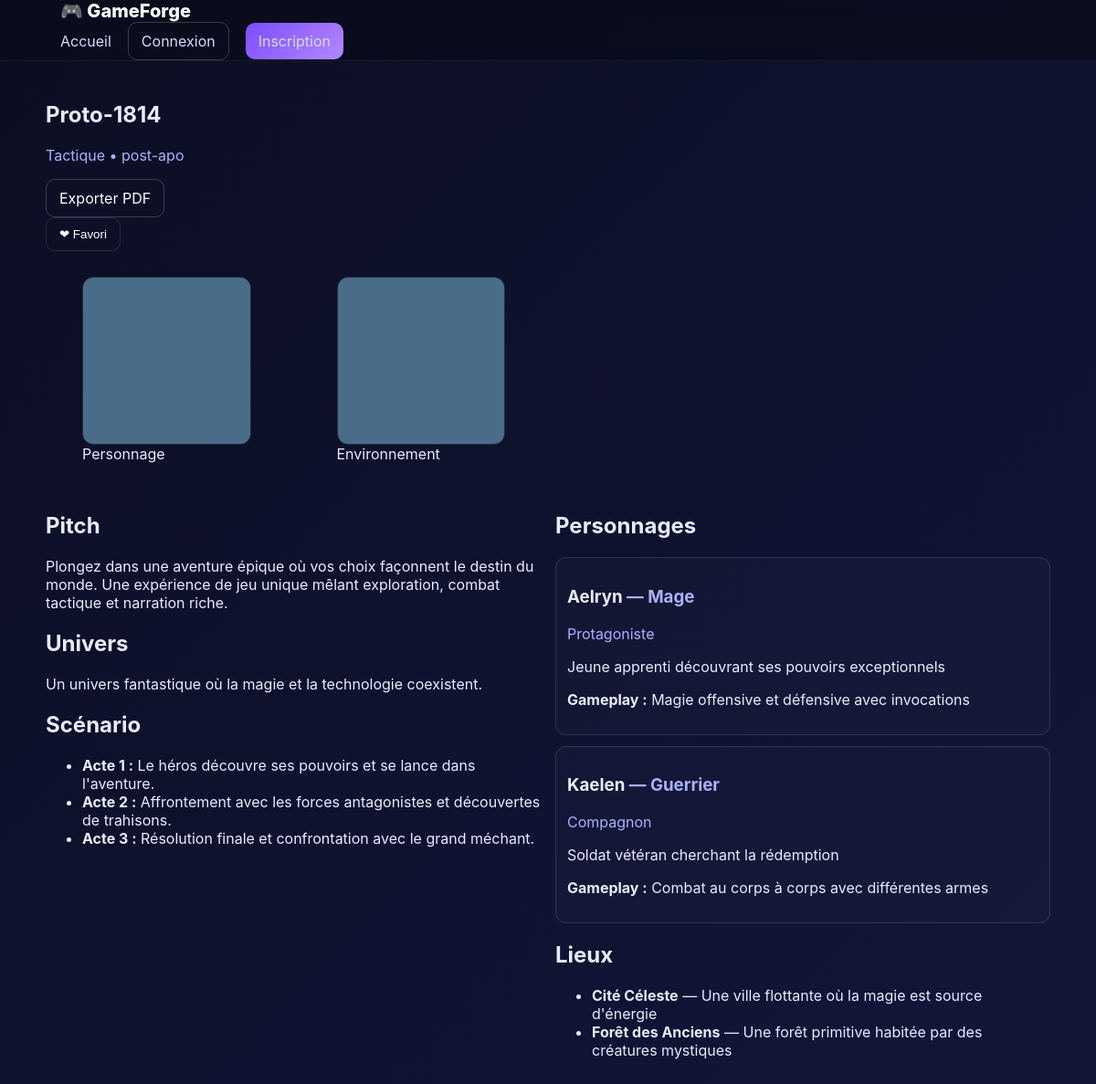
The app's page /project/proto-1814-1756305694/ with its own data.
### core/models.py (models this page shows, shortened)
class GameProject(models.Model):
    author = models.ForeignKey(User, on_delete=models.CASCADE, related_name="projects")
    title = models.CharField(max_length=200)
    slug = models.SlugField(max_length=220, unique=True, blank=True)
    genre = models.CharField(max_length=100)
    ambiance = models.CharField(max_length=200, blank=True)
    keywords = models.TextField(blank=True)
    references = models.TextField(blank=True)
    is_public = models.BooleanField(default=False)
    generated = models.JSONField(null=True, blank=True)
    image_character = models.ImageField(upload_to="generated/characters/", null=True, blank=True)
    image_environment = models.ImageField(upload_to="generated/environments/", null=True, blank=True)
    created_at = models.DateTimeField(auto_now_add=True)
    updated_at = models.DateTimeField(auto_now=True)

### core/views.py (the view)
# urls.py: path("project/<slug:slug>/", views.ProjectDetailView.as_view(), name="project_detail"),
class ProjectDetailView(DetailView):
    model = GameProject
    template_name = "core/project_detail.html"
    slug_field = "slug"

### core/templates/core/project_detail.html (shortened to what this page needs)
{% extends "core/base.html" %}
{% block content %}
<article class="detail">
  <header class="detail-head">
    <div>
      <h1>{{ object.title }}</h1>
      <p class="muted">{{ object.genre }} • {{ object.ambiance }}</p>
      <div class="actions">
        <a class="btn ghost" href="{% url 'core:export_pdf' object.slug %}">Exporter PDF</a>
        <form method="post" action="{% url 'core:toggle_favorite' object.slug %}">
          <button class="btn">❤ Favori</button>
        </form>
      </div>
    </div>
  </header>
  <section class="gallery">
    {% if object.image_character %}
      <figure><img src="{{ object.image_character.url }}" alt="Concept personnage"><figcaption>Personnage</figcaption></figure>
    {% endif %}
    {% if object.image_environment %}
      <figure><img src="{{ object.image_environment.url }}" alt="Concept environnement"><figcaption>Environnement</figcaption></figure>
    {% endif %}
  </section>
  <section class="grid-2">
    <div>
      <h2>Pitch</h2>
      <p>{{ object.generated.pitch|default:"(non généré pour l’instant)" }}</p>
      <h2>Univers</h2>
      <p>{{ object.generated.universe|default:"(non généré)" }}</p>
      <h2>Scénario</h2>
      {% if object.generated.scenario %}
        <ul class="list">
          <li><strong>Acte 1 :</strong> {{ object.generated.scenario.act1 }}</li>
          <li><strong>Acte 2 :</strong> {{ object.generated.scenario.act2 }}</li>
          <li><strong>Acte 3 :</strong> {{ object.generated.scenario.act3 }}</li>
        </ul>
      {% else %}
        <p class="muted">(non généré)</p>
      {% endif %}
    </div>
    <div>
      <h2>Personnages</h2>
      {% if object.generated.characters %}
        <div class="cards">
          {% for c in object.generated.characters %}
          <div class="chip">
            <h3>{{ c.name }} <span class="muted">— {{ c.class }}</span></h3>
            <p class="muted">{{ c.role }}</p>
            <p>{{ c.background }}</p>
            <p><strong>Gameplay :</strong> {{ c.gameplay }}</p>
          </div>
          {% endfor %}
        </div>
      {% else %}
        <p class="muted">(non généré)</p>
      {% endif %}
      <h2>Lieux</h2>
      {% if object.generated.locations %}
        <ul class="list">
          {% for l in object.generated.locations %}
          <li><strong>{{ l.name }}</strong> — {{ l.description }}</li>
          {% endfor %}
        </ul>
      {% else %}
        <p class="muted">(non généré)</p>
      {% endif %}
    </div>
  </section>
</article>
{% endblock %}

### static/css/app.css (style rules this page uses)
:root { --bg:#0f1226; --panel:#15193a; --card:#1a1f4a; --text:#e9ebff; --muted:#aab1ff; --primary:#7c4dff; --primary-2:#b388ff; --accent:#00e5ff; --ok:#00e676; --danger:#ff5252; --ring: rgba(124,77,255,.35); }
* { box-sizing:border-box }
html,body { margin:0;padding:0;background:linear-gradient(135deg,#0b0e22,#12163a);color:var(--text);font-family:Inter,system-ui,Segoe UI,Arial,sans-serif }
a { color:var(--accent);text-decoration:none }
.btn { display:inline-flex;align-items:center;gap:8px;padding:10px 14px;border-radius:10px;border:1px solid rgba(255,255,255,.12);background:transparent;color:#fff;cursor:pointer;transition:.2s }
.btn.ghost { border:1px solid rgba(255,255,255,.2) }
.muted { color:var(--muted) }
.detail-head { display:flex;gap:18px;align-items:center;margin-bottom:12px }
.gallery { display:grid;grid-template-columns:repeat(auto-fill,minmax(260px,1fr));gap:14px;margin:12px 0 18px }
.gallery img { width:100%;display:block;border-radius:12px;border:1px solid rgba(255,255,255,.1) }
.grid-2 { display:grid;grid-template-columns:1fr 1fr;gap:16px }
.cards { display:grid;grid-template-columns:1fr;gap:12px }
.chip { border:1px solid rgba(255,255,255,.12);padding:12px;border-radius:12px;background:rgba(255,255,255,.02) }

### records on screen
GameProject: title "Proto-1814", genre "Tactique", ambiance "post-apo", image_character (picture), image_environment (picture), generated.pitch "Plongez dans une aventure épique où vos choix façonnent le destin du monde. Une expérience de jeu unique mêlant exploration, combat tactique et narration riche.", generated.universe "Un univers fantastique où la magie et la technologie coexistent.", generated.scenario.act1 "Le héros découvre ses pouvoirs et se lance dans l'aventure.", generated.scenario.act2 "Affrontement avec les forces antagonistes et découvertes de trahisons.", generated.scenario.act3 "Résolution finale et confrontation avec le grand méchant."

### other values on screen
{{ c.name }} "Aelryn" "Kaelen"
{{ c.class }} "Mage" "Guerrier"
{{ c.role }} "Protagoniste" "Compagnon"
{{ c.background }} "Jeune apprenti découvrant ses pouvoirs exceptionnels" "Soldat vétéran cherchant la rédemption"
{{ c.gameplay }} "Magie offensive et défensive avec invocations" "Combat au corps à corps avec différentes armes"
{{ l.name }} "Cité Céleste" "Forêt des Anciens"
{{ l.description }} "Une ville flottante où la magie est source d'énergie" "Une forêt primitive habitée par des créatures mystiques"
